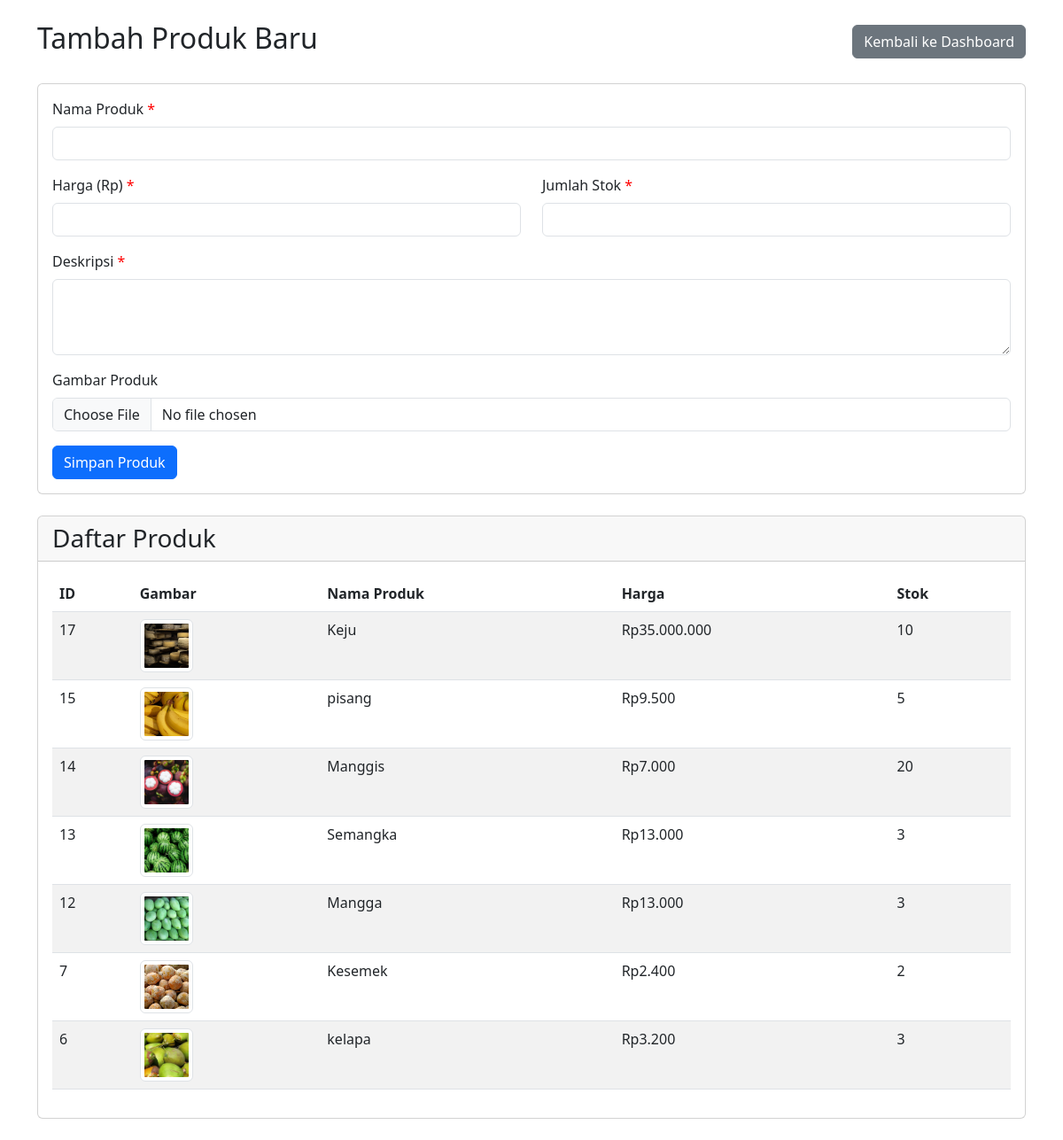
The page /admin/managementProduct.php (signed in) on the database its author committed.
### tables this page shows
CREATE TABLE `product` (
  `id` int(11) NOT NULL,
  `namaProduct` varchar(50) NOT NULL,
  `Product` varchar(100) NOT NULL,
  `harga` decimal(15,2) NOT NULL,
  `jumlah` int(11) NOT NULL,
  `deskripsi` text NOT NULL,
  `image` varchar(255) NOT NULL
);

### admin/managementProduct.php (the view, shortened to what this page needs)
<?php
include '../config.php';
$product = [
    'id' => 0,
    'namaProduct' => '',
    'harga' => '',
    'jumlah' => '',
    'deskripsi' => '',
    'image' => ''
];
$isEdit = false;
$products = $conn->query("SELECT * FROM product ORDER BY id DESC");
?>
<!DOCTYPE html>
<html lang="id">
<head>
    <link href="https://cdn.jsdelivr.net/npm/bootstrap@5.3.0/dist/css/bootstrap.min.css" rel="stylesheet">
</head>
<body>
    <div class="container py-4">
        <div class="d-flex justify-content-between align-items-center mb-4">
            <h2><?= $isEdit ? 'Edit Produk' : 'Tambah Produk Baru' ?></h2>
            <a href="home_admin.php" class="btn btn-secondary">Kembali ke Dashboard</a>
        </div>
        <div class="card mb-4">
            <div class="card-body">
                <form method="POST" enctype="multipart/form-data">
                    <div class="mb-3">
                        <label for="namaProduct" class="form-label required-field">Nama Produk</label>
                        <input type="text" class="form-control" id="namaProduct" name="namaProduct"
                               value="<?= htmlspecialchars($product['namaProduct']) ?>" required>
                    </div>
                    <div class="row">
                        <div class="col-md-6 mb-3">
                            <label for="harga" class="form-label required-field">Harga (Rp)</label>
                            <input type="number" class="form-control" id="harga" name="harga"
                                   value="<?= htmlspecialchars($product['harga']) ?>" min="0" step="100" required>
                        </div>
                        <div class="col-md-6 mb-3">
                            <label for="jumlah" class="form-label required-field">Jumlah Stok</label>
                            <input type="number" class="form-control" id="jumlah" name="jumlah"
                                   value="<?= htmlspecialchars($product['jumlah']) ?>" min="0" required>
                        </div>
                    </div>
                    <div class="mb-3">
                        <label for="deskripsi" class="form-label required-field">Deskripsi</label>
                        <textarea class="form-control" id="deskripsi" name="deskripsi"
                                  rows="3" required><?= htmlspecialchars($product['deskripsi']) ?></textarea>
                    </div>
                    <div class="mb-3">
                        <label for="image" class="form-label">Gambar Produk</label>
                        <input class="form-control" type="file" id="image" name="image" accept="image/*">
                    </div>
                    <button type="submit" class="btn btn-primary">
                        <?= $isEdit ? 'Update Produk' : 'Simpan Produk' ?>
                    </button>
                </form>
            </div>
        </div>
        <div class="card">
            <div class="card-header">
                <h3 class="mb-0">Daftar Produk</h3>
            </div>
            <div class="card-body">
                <?php if ($products->num_rows > 0): ?>
                    <div class="table-responsive">
                        <table class="table table-striped">
                            <thead>
                                <tr>
                                    <th>ID</th>
                                    <th>Gambar</th>
                                    <th>Nama Produk</th>
                                    <th>Harga</th>
                                    <th>Stok</th>
                                </tr>
                            </thead>
                            <tbody>
                                <?php while ($row = $products->fetch_assoc()): ?>
                                    <tr>
                                        <td><?= $row['id'] ?></td>
                                        <td>
                                            <?php if (!empty($row['image'])): ?>
                                                <img src="../img/products/<?= htmlspecialchars($row['image']) ?>"
                                                     class="img-thumbnail" style="width: 60px; height: 60px;">
                                            <?php else: ?>
                                                <span class="text-muted">No Image</span>
                                            <?php endif; ?>
                                        </td>
                                        <td><?= htmlspecialchars($row['namaProduct']) ?></td>
                                        <td>Rp<?= number_format($row['harga'], 0, ',', '.') ?></td>
                                        <td><?= $row['jumlah'] ?></td>
                                    </tr>
                                <?php endwhile; ?>
                            </tbody>
                        </table>
                    </div>
                <?php else: ?>
                    <div class="alert alert-info">Belum ada produk yang tersedia</div>
                <?php endif; ?>
            </div>
        </div>
    </div>
</body>
</html>

### admin/managementProduct.php (style rules this page uses)
.img-thumbnail { max-height: 150px; object-fit: cover; }
.required-field::after { content: " *"; color: red; }

### rows shown on the page
product: id "17", image (picture), namaProduct "Keju", harga "35.000.000", jumlah "10"
product: id "15", image (picture), namaProduct "pisang", harga "9.500", jumlah "5"
product: id "14", image (picture), namaProduct "Manggis", harga "7.000", jumlah "20"
product: id "13", image (picture), namaProduct "Semangka", harga "13.000", jumlah "3"
product: id "12", image (picture), namaProduct "Mangga", harga "13.000", jumlah "3"
product: id "7", image (picture), namaProduct "Kesemek", harga "2.400", jumlah "2"
product: id "6", image (picture), namaProduct "kelapa", harga "3.200", jumlah "3"
